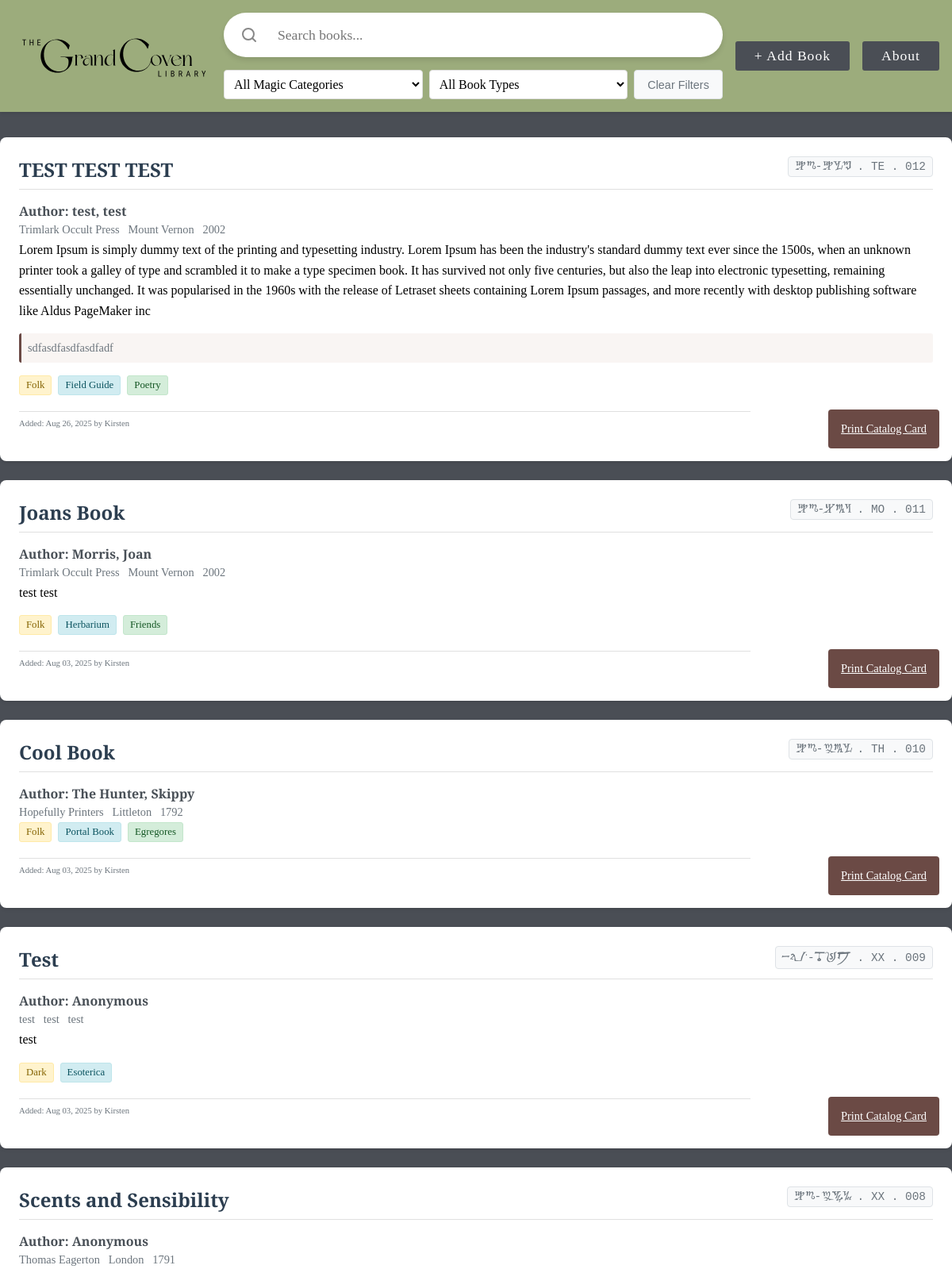
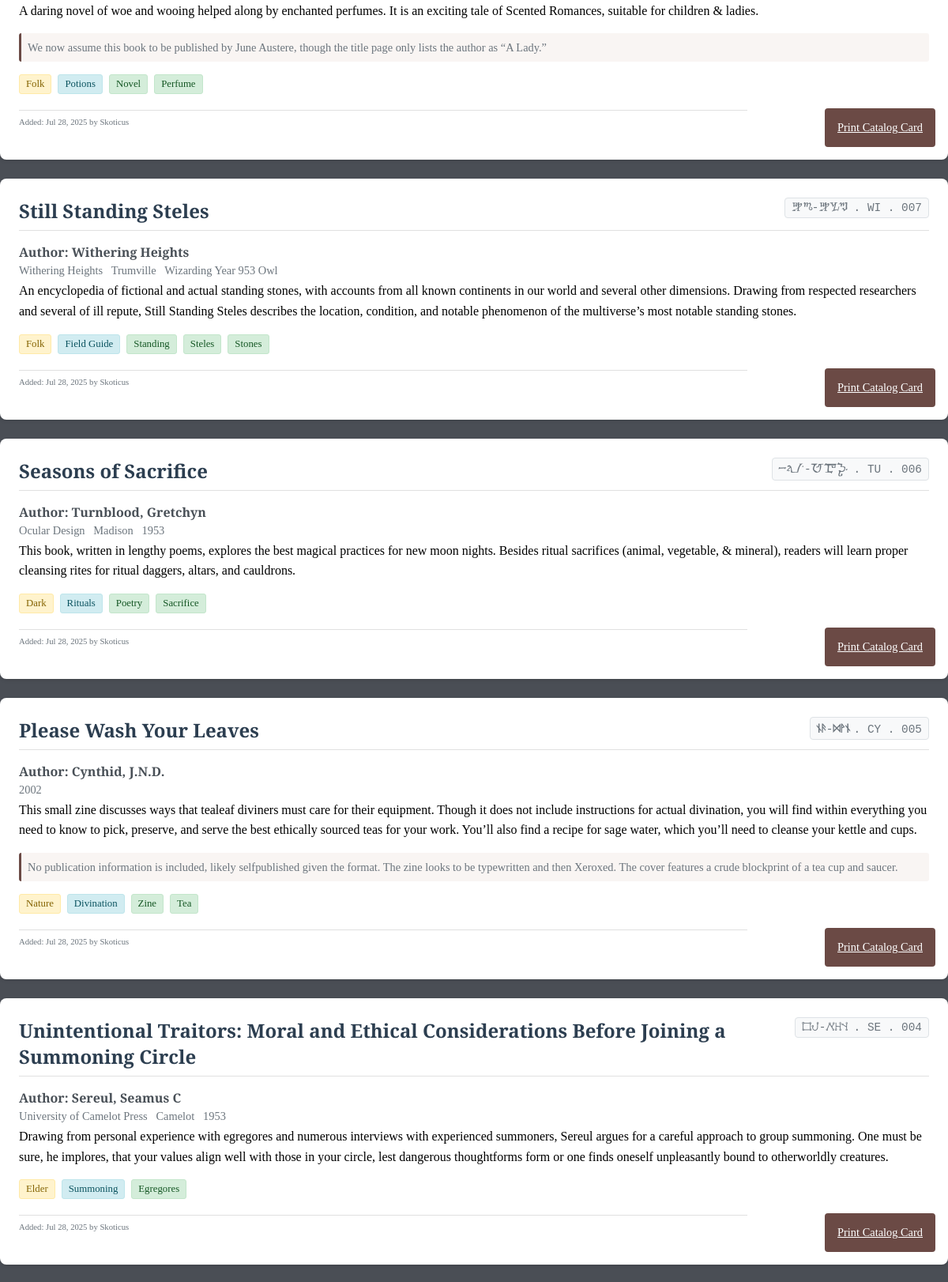
The page / (upper part) on the database its author committed (2 pictures, top to bottom).
### books/models.py (models this page shows, shortened)
class Book(models.Model):
    title = models.CharField(max_length=1000)
    author_anonymous = models.BooleanField(default=False, blank=True)
    author_first_name = models.CharField(max_length=40, blank=True)
    author_last_name = models.CharField(max_length=40, blank=True)
    magic_category= models.CharField(max_length=2, choices=MAGIC_CHOICES)
    book_type = models.CharField(max_length=3, choices=TYPE_CHOICES)
    call_number = models.CharField(max_length=50, blank=True)
    summary = models.TextField(blank=True, max_length=1000)
    publisher = models.CharField(max_length=50, blank=True)
    city = models.CharField(max_length=50, blank=True)
    year = models.CharField(max_length=50, blank=True)
    created_at = models.DateTimeField(auto_now_add=True)
    tags = models.ManyToManyField(Tag, blank=True)
    entry_number = models.IntegerField(default=0, blank=True)
    notes = models.TextField(blank=True, max_length=1000)
    librarian = models.CharField(max_length=300, blank=True)
    @property
    def call_number_parts(self):
        if self.call_number:
            return [part.strip() for part in self.call_number.split('.')]
        return []
    @property
    def call_number_magic(self):
        return self.call_number_parts[0] if len(self.call_number_parts) > 0 else ''
    @property
    def call_number_author(self):
        return self.call_number_parts[1] if len(self.call_number_parts) > 1 else ''
    @property
    def call_number_entry(self):
        return self.call_number_parts[2] if len(self.call_number_parts) > 2 else ''
    @property
    def author_display(self):
        if self.author_first_name or self.author_last_name:
            name_parts = []
            if self.author_last_name:
                name_parts.append(self.author_last_name)
            if self.author_first_name:
                name_parts.append(self.author_first_name)
            if len(name_parts) == 2:
                return f"{name_parts[0]}, {name_parts[1]}"
            else:
                return name_parts[0]
        return "Unknown"

class Tag(models.Model):
    name = models.CharField(max_length=50, unique=True)
    is_suggested = models.BooleanField(default=False)

### books/views.py (the view, shortened to what this page needs)
# urls.py: path('', views.home, name='home'),
def home(request):
    books = Book.objects.all().order_by('-created_at')
    show_modal = False
    q = request.GET.get('q')
    magic_category = request.GET.get('magic_category')
    book_type = request.GET.get('book_type')
    if magic_category:
        books = books.filter(magic_category=magic_category)
    if book_type:
        books = books.filter(book_type=book_type)
    if request.method == "POST":
        print("=== HOME VIEW: POST request received ===")
        success, form, show_modal = handle_book_form_submission(request)
        print(f"Form submission result: success={success}, show_modal={show_modal}")
        if success:
            print("Redirecting to home...")
            return redirect("home")
    else:
        form = BookForm()
    paginator = Paginator(books, 10)  # Show 10 books per page
    page_number = request.GET.get('page')
    page_obj = paginator.get_page(page_number)
    return render(request, 'books/booklist.html', {
        'form': form,
        'books': page_obj,
        'show_modal': show_modal,
        'page_obj': page_obj
    })

### books/forms.py (shortened to what this page needs)
class BookForm(forms.ModelForm):
    gcl_secret_code = forms.CharField(
        label="GCL Secret Code",
        max_length=100,
        required=True,
        widget=forms.TextInput(attrs={'placeholder': 'Password can be found on page 14 of the GCL Zine.'})
    )
    tags = forms.CharField(
        required=False,
        widget=forms.TextInput(attrs={'class': 'tag-select', 'id': 'id_tags'}),
        help_text="Type to add new tags or select existing ones"
    )
    def __init__(self, *args, **kwargs):
        super().__init__(*args, **kwargs)
        self.fields['tags'].queryset = Tag.objects.all()
        if self.instance and self.instance.pk:
            existing_tags = self.instance.tags.all()
            self.fields['tags'].initial = ', '.join([tag.name for tag in existing_tags])
    class Meta:
        model = Book
        exclude = ['call_number', 'entry_number']  # Exclude autogenerated fields

### books/context_processors.py (called while the page is built)
def book_choices(request):
    return {
        'magic_choices': MAGIC_CHOICES,
        'type_choices': TYPE_CHOICES,
    }

### books/templates/books/booklist.html (shortened to what this page needs)
{% extends "books/base.html" %} {% block content %} {% load static %}
<div class="book-listing-container">
  {% for book in books %}
  <div class="book-card">
    <div class="book-header">
      <h3 class="book-title">{{ book.title }}</h3>
      <span class="call-number">
        <span class="magic-{{ book.magic_category|lower }}">
          {{ book.call_number_magic }}
        </span>
        {% if book.call_number_author %} . {{ book.call_number_author }}
        <span>{% endif %} </span> {% if book.call_number_entry %} .
        <span>{{ book.call_number_entry }}</span> {% endif %}
      </span>
    </div>
    <div class="book-details">
      <div class="book-author">
        <strong>Author:</strong>
        {% if book.author_anonymous %} Anonymous {% else %}
        <span>{{ book.author_display }}</span> {% endif %}
      </div>
      {% if book.publisher or book.city or book.year %}
      <div class="book-publication">
        {% if book.publisher %}
        <span class="publisher">{{ book.publisher }}</span>
        {% endif %} {% if book.city %}
        <span class="city">{{ book.city }}</span>
        {% endif %} {% if book.year %}
        <span class="year">{{ book.year }}</span>
        {% endif %}
      </div>
      {% endif %}       {% if book.summary %}
      <div class="book-summary">{{ book.summary|truncatewords:100 }}</div>
      {% endif %}
      {% if book.notes %}
      <div class="book-notes">{{ book.notes|truncatewords:50 }}</div>
      {% endif %}
      <div class="book-tags">
        {% for code, label in magic_choices %}
          {% if code == book.magic_category %}
            <span class="tag auto-tag magic-tag clickable-tag" data-magic="{{ code }}">{{ label }}</span>
          {% endif %}
        {% endfor %}
        {% for code, label in type_choices %}
          {% if code == book.book_type %}
            <span class="tag auto-tag type-tag clickable-tag" data-type="{{ code }}">{{ label }}</span>
          {% endif %}
        {% endfor %}
        {% for tag in book.tags.all %}
          <span class="tag user-tag clickable-tag" data-tag="{{ tag.name }}">{{ tag.name|title }}</span>
        {% endfor %}
      </div>
      <div class="book-meta">
        <small
          >Added: {{ book.created_at|date:"M d, Y" }} by
          <span>{{ book.librarian }}</span></small
        >
      </div>
      <a
        href="{% url 'print_card' book.id %}"
        target="_blank"
        class="print-card-btn"
      >
        Print Catalog Card
      </a>
    </div>
  </div>
  {% empty %}
  <div class="no-books">
    <p>No books have been added to the library yet.</p>
    <p>Click the "Add Book" button to add your first book!</p>
  </div>
  {% endfor %}
</div>
{% endblock %}

### books/templates/books/base.html (shortened to what this page needs)
{% load static %}
<!DOCTYPE html>
<html lang="en">
  <head>
    <link rel="stylesheet" href="{% static 'books/styles.css' %}" />
    <link
      rel="stylesheet"
      href="https://cdnjs.cloudflare.com/ajax/libs/font-awesome/6.5.0/css/all.min.css"
    />
  </head>
  <body>
    <header id="main-header">
      <a href="/" aria-label="The Grand Coven Library Home">
        <img
          class="logo"
          src="/static/books/images/headerLogo.svg"
          alt="The Grand Coven Library logo"
        />
      </a>
      <div class="search-section">
        <form method="get" action="{% url 'home' %}" class="search-bar" id="search-form">
          <div class="search-bar-row">
            <span class="search-icon" aria-hidden="true">
              <svg width="20" height="20" viewBox="0 0 20 20" fill="none">
                <circle cx="9" cy="9" r="7" stroke="#888" stroke-width="2"/>
                <line x1="14.5" y1="14.5" x2="18" y2="18" stroke="#888" stroke-width="2" stroke-linecap="round"/>
              </svg>
            </span>
            <div class="search-input-wrapper">
              <input
                type="text"
                name="q"
                placeholder="Search books..."
                value="{{ request.GET.q }}"
                id="search-input"
                autocomplete="off"
              >
            </div>
          </div>
          <div class="search-bar-filters">
            <select name="magic_category" id="magic-category-select">
              <option value="">All Magic Categories</option>
            </select>
            <select name="book_type" id="book-type-select">
              <option value="">All Book Types</option>
            </select>
            <button type="button" id="clear-filters" class="clear-filters-btn">Clear Filters</button>
          </div>
        </form>
      </div>
      <nav>
        <button class="nav-btn" id="addBookBtn">+ Add Book</button>
        <a href="{% url 'about' %}" class="nav-btn" id="aboutBtn">About</a>
      </nav>
    </header>
    <main>{% block content %}{% endblock %}</main>
  </body>
</html>

### books/templates/books/modal.html (shortened to what this page needs)
{% load static %}

### rows shown on the page
Book: title "TEST TEST TEST", call_number_magic "FO-FLD", call_number_author "TE", call_number_entry "012", author_display "test, test", publisher "Trimlark Occult Press", city "Mount Vernon", year "2002", summary "Lorem Ipsum is simply dummy text of the printing and typesetting industry. Lorem Ipsum has been the industry's standard dummy text ever since the 1500s, when an unknown printer took a galley of type and scrambled it to make a type specimen book. It has survived not only five centuries, but also the leap into electronic typesetting, remaining essentially unchanged. It was popularised in the 1960s with the release of Letraset sheets containing Lorem Ipsum passages, and more recently with desktop publishing software like Aldus PageMaker inc", notes "sdfasdfasdfasdfadf", magic_choices "Folk", type_choices "Field Guide", created_at "Aug 26, 2025", librarian "Kirsten"
Tag: name "Poetry"
Book: title "Joans Book", call_number_magic "FO-HRB", call_number_author "MO", call_number_entry "011", author_display "Morris, Joan", publisher "Trimlark Occult Press", city "Mount Vernon", year "2002", summary "test test", magic_choices "Folk", type_choices "Herbarium", created_at "Aug 03, 2025", librarian "Kirsten"
Tag: name "Friends"
Book: title "Cool Book", call_number_magic "FO-PRL", call_number_author "TH", call_number_entry "010", author_display "The Hunter, Skippy", publisher "Hopefully Printers", city "Littleton", year "1792", magic_choices "Folk", type_choices "Portal Book", created_at "Aug 03, 2025", librarian "Kirsten"
Tag: name "Egregores"
Book: title "Test", call_number_magic "DA-ESO", call_number_author "XX", call_number_entry "009", author_anonymous "Anonymous", publisher "test", city "test", year "test", summary "test", magic_choices "Dark", type_choices "Esoterica", created_at "Aug 03, 2025", librarian "Kirsten"
Book: title "Scents and Sensibility", call_number_magic "FO-PTN", call_number_author "XX", call_number_entry "008", author_anonymous "Anonymous", publisher "Thomas Eagerton", city "London", year "1791", summary "A daring novel of woe and wooing helped along by enchanted perfumes. It is an exciting tale of Scented Romances, suitable for children & ladies.", notes "We now assume this book to be published by June Austere, though the title page only lists the author as “A Lady.”", magic_choices "Folk", type_choices "Potions", created_at "Jul 28, 2025", librarian "Skoticus"
Tag: name "Novel"
Tag: name "Perfume"
Book: title "Still Standing Steles", call_number_magic "FO-FLD", call_number_author "WI", call_number_entry "007", author_display "Withering Heights", publisher "Withering Heights", city "Trumville", year "Wizarding Year 953 Owl", summary "An encyclopedia of fictional and actual standing stones, with accounts from all known continents in our world and several other dimensions. Drawing from respected researchers and several of ill repute, Still Standing Steles describes the location, condition, and notable phenomenon of the multiverse’s most notable standing stones.", magic_choices "Folk", type_choices "Field Guide", created_at "Jul 28, 2025", librarian "Skoticus"
Tag: name "Standing"
Tag: name "Steles"
Tag: name "Stones"
Book: title "Seasons of Sacrifice", call_number_magic "DA-RTL", call_number_author "TU", call_number_entry "006", author_display "Turnblood, Gretchyn", publisher "Ocular Design", city "Madison", year "1953", summary "This book, written in lengthy poems, explores the best magical practices for new moon nights. Besides ritual sacrifices (animal, vegetable, & mineral), readers will learn proper cleansing rites for ritual daggers, altars, and cauldrons.", magic_choices "Dark", type_choices "Rituals", created_at "Jul 28, 2025", librarian "Skoticus"
Tag: name "Sacrifice"
Book: title "Please Wash Your Leaves", call_number_magic "NA-DVN", call_number_author "CY", call_number_entry "005", author_display "Cynthid, J.N.D.", year "2002", summary "This small zine discusses ways that tealeaf diviners must care for their equipment. Though it does not include instructions for actual divination, you will find within everything you need to know to pick, preserve, and serve the best ethically sourced teas for your work. You’ll also find a recipe for sage water, which you’ll need to cleanse your kettle and cups.", notes "No publication information is included, likely selfpublished given the format. The zine looks to be typewritten and then Xeroxed. The cover features a crude blockprint of a tea cup and saucer.", magic_choices "Nature", type_choices "Divination", created_at "Jul 28, 2025", librarian "Skoticus"
Tag: name "Zine"
Tag: name "Tea"
Book: title "Unintentional Traitors: Moral and Ethical Considerations Before Joining a Summoning Circle", call_number_magic "EL-SMN", call_number_author "SE", call_number_entry "004", author_display "Sereul, Seamus C", publisher "University of Camelot Press", city "Camelot", year "1953", summary "Drawing from personal experience with egregores and numerous interviews with experienced summoners, Sereul argues for a careful approach to group summoning. One must be sure, he implores, that your values align well with those in your circle, lest dangerous thoughtforms form or one finds oneself unpleasantly bound to otherworldly creatures.", magic_choices "Elder", type_choices "Summoning", created_at "Jul 28, 2025", librarian "Skoticus"
